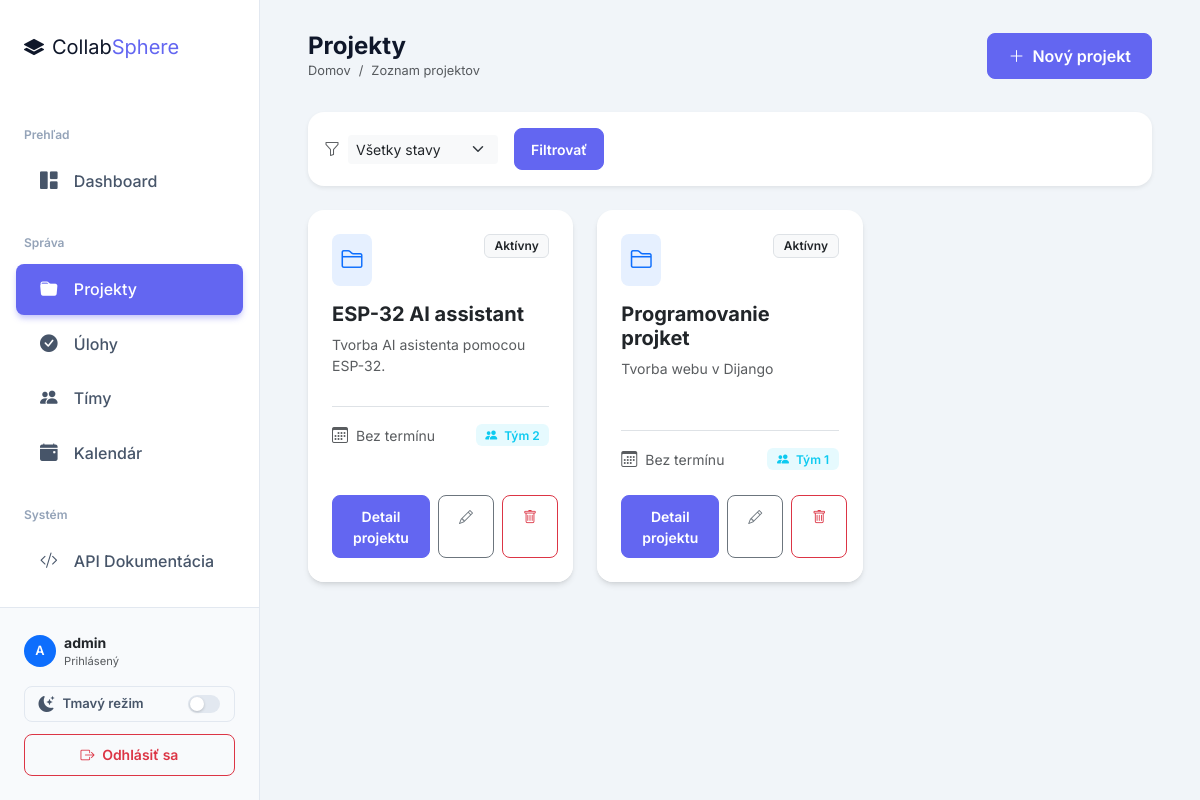
Page /projects/ (signed in) on the committed database.
### projects/models.py (models this page shows, shortened)
class Project(models.Model):
    STATUS_CHOICES = [
        ('planning', 'Plánovanie'),
        ('active', 'Aktívny'),
        ('on_hold', 'Pozastavený'),
        ('completed', 'Dokončený'),
        ('cancelled', 'Zrušený'),
    ]
    name = models.CharField(max_length=200, verbose_name='Názov')
    description = models.TextField(blank=True, verbose_name='Popis')
    created_at = models.DateTimeField(auto_now_add=True, verbose_name='Dátum vytvorenia')
    deadline = models.DateField(null=True, blank=True, verbose_name='Termín odovzdania')
    status = models.CharField(max_length=20, choices=STATUS_CHOICES, default='planning', verbose_name='Stav')
    team = models.ForeignKey(Team, on_delete=models.SET_NULL, null=True, blank=True,
                             related_name='projects', verbose_name='Tím')
    members = models.ManyToManyField(User, through='Membership', related_name='projects', verbose_name='Členovia')
    class Meta:
        verbose_name = 'Projekt'
        verbose_name_plural = 'Projekty'
        ordering = ['-created_at']

class Team(models.Model):
    name = models.CharField(max_length=100, verbose_name='Názov')
    description = models.TextField(blank=True, verbose_name='Popis')
    created_at = models.DateTimeField(auto_now_add=True, verbose_name='Dátum vytvorenia')
    members = models.ManyToManyField(User, related_name='teams', blank=True, verbose_name='Členovia')
    class Meta:
        verbose_name = 'Tím'
        verbose_name_plural = 'Tímy'
        ordering = ['name']

### projects/views.py (the view)
# urls.py: path('projects/', views.project_list, name='project_list'),
@login_required
def project_list(request):
    is_manager = request.user.groups.filter(name='manager').exists()
    if is_manager:
        projects = Project.objects.select_related('team').prefetch_related('members')
    else:
        projects = Project.objects.filter(members=request.user).select_related('team')
    status_filter = request.GET.get('status', '')
    if status_filter:
        projects = projects.filter(status=status_filter)
    return render(request, 'projects/project_list.html', {
        'projects': projects,
        'status_filter': status_filter,
        'status_choices': Project.STATUS_CHOICES,
        'is_manager': is_manager,
    })

### templates/projects/project_list.html (shortened to what this page needs)
{% extends "base.html" %}
{% block page_title %}Projekty{% endblock %}
{% block breadcrumb %}Zoznam projektov{% endblock %}
{% block topbar_actions %}
{% if is_manager %}
<a href="{% url 'project_create' %}" class="btn btn-primary">
    <i class="bi bi-plus-lg me-2"></i>Nový projekt
</a>
{% endif %}
{% endblock %}
{% block content %}
<div class="card mb-4 border-0 shadow-sm">
    <div class="card-body p-3">
        <form class="d-flex gap-3 flex-wrap align-items-center" method="get">
            <div class="d-flex align-items-center">
                <i class="bi bi-funnel text-muted me-2"></i>
                <select name="status" class="form-select form-select-sm border-0 bg-light" style="width:auto; min-width: 150px;">
                    <option value="">Všetky stavy</option>
                </select>
            </div>
            <button class="btn btn-sm btn-primary px-3" type="submit">Filtrovať</button>
        </form>
    </div>
</div>
<div class="row g-4">
    {% for p in projects %}
    <div class="col-md-6 col-xl-4">
        <div class="card h-100">
            <div class="card-body p-4">
                <div class="d-flex justify-content-between align-items-start mb-3">
                    <div class="p-2 bg-primary bg-opacity-10 rounded-3">
                        <i class="bi bi-folder2 fs-4 text-primary"></i>
                    </div>
                    <span class="badge bg-light text-dark border">{{ p.get_status_display }}</span>
                </div>
                <h5 class="card-title fw-bold mb-2">
                    <a href="{% url 'project_detail' p.pk %}" class="text-decoration-none text-dark">{{ p.name }}</a>
                </h5>
                <p class="card-text text-muted small mb-4" style="height: 3rem; overflow: hidden; display: -webkit-box; -webkit-line-clamp: 2; -webkit-box-orient: vertical;">
                    {{ p.description|default:"Žiadny popis projektu nie je k dispozícii." }}
                </p>
                <div class="d-flex justify-content-between align-items-center pt-3 border-top">
                    <div class="d-flex align-items-center">
                        <i class="bi bi-calendar3 text-muted me-2"></i>
                        <span class="small text-muted">{{ p.deadline|default:"Bez termínu" }}</span>
                    </div>
                    {% if p.team %}
                    <div class="badge bg-info bg-opacity-10 text-info border-0">
                        <i class="bi bi-people-fill me-1"></i> {{ p.team.name }}
                    </div>
                    {% endif %}
                </div>
            </div>
            <div class="card-footer bg-white border-0 p-4 pt-0">
                <div class="d-flex gap-2">
                    <a href="{% url 'project_detail' p.pk %}" class="btn btn-sm btn-primary flex-grow-1">
                        Detail projektu
                    </a>
                    {% if is_manager %}
                    <a href="{% url 'project_edit' p.pk %}" class="btn btn-sm btn-outline-secondary">
                        <i class="bi bi-pencil"></i>
                    </a>
                    <a href="{% url 'project_delete' p.pk %}" class="btn btn-sm btn-outline-danger">
                        <i class="bi bi-trash"></i>
                    </a>
                    {% endif %}
                </div>
            </div>
        </div>
    </div>
    {% endfor %}
</div>
{% endblock %}

### templates/base.html (shortened to what this page needs)
{% load static %}
<!DOCTYPE html>
<html lang="sk">
<head>
    <link rel="stylesheet" href="https://cdnjs.cloudflare.com/ajax/libs/bootstrap/5.3.3/css/bootstrap.min.css">
    <link rel="stylesheet" href="https://cdnjs.cloudflare.com/ajax/libs/bootstrap-icons/1.11.3/font/bootstrap-icons.min.css">
    <link rel="stylesheet" href="{% static 'css/modern.css' %}">
    <link rel="stylesheet" href="{% static 'css/dark.css' %}">
</head>
<body>
<nav class="sidebar" id="sidebar">
    <div class="sidebar-brand">
        <i class="bi bi-layers-fill me-2"></i>Collab<span>Sphere</span>
    </div>
    <div class="pt-2">
        <div class="nav-section">Prehľad</div>
        <a href="{% url 'dashboard' %}" class="nav-link {% if request.resolver_match.url_name == 'dashboard' %}active{% endif %}">
            <i class="bi bi-grid-1x2-fill"></i> Dashboard
        </a>
        <div class="nav-section">Správa</div>
        <a href="{% url 'project_list' %}" class="nav-link {% if 'project' in request.resolver_match.url_name %}active{% endif %}">
            <i class="bi bi-folder-fill"></i> Projekty
        </a>
        <a href="{% url 'task_list' %}" class="nav-link {% if 'task' in request.resolver_match.url_name %}active{% endif %}">
            <i class="bi bi-check-circle-fill"></i> Úlohy
        </a>
        <a href="{% url 'team_list' %}" class="nav-link {% if 'team' in request.resolver_match.url_name %}active{% endif %}">
            <i class="bi bi-people-fill"></i> Tímy
        </a>
        <a href="{% url 'calendar' %}" class="nav-link {% if request.resolver_match.url_name == 'calendar' %}active{% endif %}">
            <i class="bi bi-calendar-event-fill"></i> Kalendár
        </a>
        <div class="nav-section">Systém</div>
        <a href="/api/tasks/" class="nav-link" target="_blank">
            <i class="bi bi-code-slash"></i> API Dokumentácia
        </a>
    </div>
    <div class="sidebar-footer">
        <div class="d-flex align-items-center mb-3">
            <div class="avatar-sm bg-primary text-white rounded-circle d-flex align-items-center justify-content-center me-2" style="width: 32px; height: 32px; font-weight: 600; font-size: 0.8rem;">
                {{ request.user.username|slice:":1"|upper }}
            </div>
            <div class="overflow-hidden">
                <div class="text-dark fw-bold text-truncate small">{{ request.user.get_full_name|default:request.user.username }}</div>
                <div class="text-muted extra-small" style="font-size: 0.7rem;">Prihlásený</div>
            </div>
        </div>
        <button class="theme-toggle-btn" id="themeToggle" title="Prepnúť tému" aria-label="Prepnúť tmavý/svetlý režim">
            <i class="bi bi-moon-stars-fill ttb-icon" id="themeIcon"></i>
            <span class="ttb-label" id="themeLabel">Tmavý režim</span>
            <span class="toggle-track">
                <span class="toggle-thumb"></span>
            </span>
        </button>
        <a href="{% url 'logout' %}" class="btn btn-sm btn-outline-danger w-100">
            <i class="bi bi-box-arrow-right me-1"></i> Odhlásiť sa
        </a>
    </div>
</nav>
<div class="main-content">
    <div class="topbar d-flex align-items-center justify-content-between">
        <div>
            <h6 class="mb-0">{% block page_title %}{% endblock %}</h6>
            <nav aria-label="breadcrumb">
                <ol class="breadcrumb mb-0" style="font-size: 0.8rem;">
                    <li class="breadcrumb-item"><a href="{% url 'dashboard' %}" class="text-decoration-none text-muted">Domov</a></li>
                    <li class="breadcrumb-item active" aria-current="page">{% block breadcrumb %}{% endblock %}</li>
                </ol>
            </nav>
        </div>
        <div class="topbar-actions">
            {% block topbar_actions %}{% endblock %}
        </div>
    </div>
    <div class="content-wrapper">
        {% block content %}{% endblock %}
    </div>
</div>
</body>
</html>

### static/css/modern.css (style rules this page uses)
:root { --primary: #6366f1; --primary-hover: #4f46e5; --secondary: #64748b; --success: #10b981; --danger: #ef4444; --warning: #f59e0b; --info: #0ea5e9; --light: #f8fafc; --dark: #0f172a; --sidebar-bg: #ffffff; --sidebar-text: #475569; --sidebar-active-bg: #f1f5f9; --sidebar-active-text: #6366f1; --card-shadow: 0 4px 6px -1px rgb(0 0 0 / 0.1), 0 2px 4px -2px rgb(0 0 0 / 0.1); --card-shadow-hover: 0 10px 15px -3px rgb(0 0 0 / 0.1), 0 4px 6px -4px rgb(0 0 0 / 0.1); }
body { font-family: 'Inter', sans-serif; background-color: #f1f5f9; color: #1e293b; overflow-x: hidden; }
.sidebar { background: var(--sidebar-bg); border-right: 1px solid #e2e8f0; color: var(--sidebar-text); width: 260px; height: 100vh; position: fixed; top: 0; left: 0; z-index: 100; transition: all 0.3s ease; display: flex; flex-direction: column; }
.sidebar-brand { padding: 2rem 1.5rem; font-size: 1.25rem; color: var(--dark); border-bottom: none; }
.sidebar-brand span { color: var(--primary); }
.sidebar .nav-link { color: var(--sidebar-text); font-weight: 500; padding: 0.75rem 1.5rem; margin: 0.25rem 1rem; border-radius: 0.5rem; transition: all 0.2s; }
.sidebar .nav-link i { font-size: 1.1rem; margin-right: 0.75rem; }
.sidebar .nav-link.active { background: var(--primary); color: #ffffff; box-shadow: 0 4px 6px -1px rgba(99, 102, 241, 0.4); }
.sidebar .nav-section { color: #94a3b8; font-weight: 600; font-size: 0.75rem; padding: 1.5rem 1.5rem 0.5rem; }
.sidebar-footer { background: #f8fafc; border-top: 1px solid #e2e8f0; padding: 1.5rem; margin-top: auto; }
.main-content { margin-left: 260px; padding: 2rem 3rem; transition: all 0.3s ease; }
.topbar { background: transparent; border-bottom: none; margin-bottom: 2rem; padding: 0; position: static; }
.topbar h6 { font-size: 1.5rem; font-weight: 700; color: var(--dark); }
.card { border: none; border-radius: 1rem; box-shadow: var(--card-shadow); transition: transform 0.2s, box-shadow 0.2s; overflow: hidden; }
.btn { padding: 0.6rem 1.25rem; font-weight: 600; border-radius: 0.5rem; transition: all 0.2s; }
.btn-primary { background-color: var(--primary); border-color: var(--primary); }
.badge { padding: 0.4em 0.8em; font-weight: 600; border-radius: 0.375rem; }

### static/css/dark.css (style rules this page uses)
*, *::before, *::after { transition: background-color 0.22s ease, border-color 0.22s ease, color 0.18s ease, box-shadow 0.22s ease !important; }
.theme-toggle-btn { display: flex; align-items: center; gap: 0.5rem; width: 100%; padding: 0.5rem 0.85rem; margin-bottom: 0.75rem; border-radius: 0.5rem; border: 1px solid #e2e8f0; background: #f8fafc; color: #475569; font-size: 0.82rem; font-weight: 600; cursor: pointer; font-family: inherit; line-height: 1; }
.theme-toggle-btn .ttb-icon { font-size: 1rem; }
.theme-toggle-btn .ttb-label { flex: 1; text-align: left; }
.theme-toggle-btn .toggle-track { position: relative; width: 32px; height: 18px; border-radius: 9px; background: #e2e8f0; flex-shrink: 0; }
.theme-toggle-btn .toggle-thumb { position: absolute; top: 2px; left: 2px; width: 14px; height: 14px; border-radius: 50%; background: #fff; box-shadow: 0 1px 3px rgba(0,0,0,.2); transition: transform 0.22s; }

### rows in the picture
Project: status "Aktívny", name "ESP-32 AI assistant", description "Tvorba AI asistenta pomocou ESP-32.", deadline "Bez termínu", team.name "Tým 2"
Project: status "Aktívny", name "Programovanie projket", description "Tvorba webu v Dijango", deadline "Bez termínu", team.name "Tým 1"

### other values in the picture
{{ request.user.username|slice:":1"|upper }} "A"
{{ request.user.get_full_name|default:request.user.username }} "admin"
